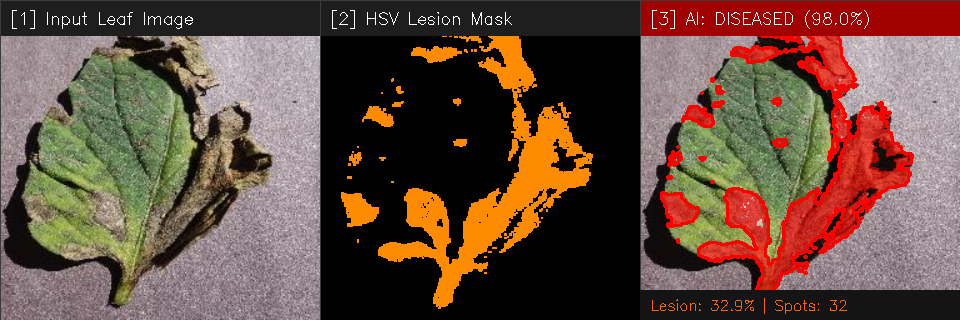
#> input picture ai/output_leaf_diagnosis.png, 960 x 320 px
$ python -i 06_agriculture_ai.py   (imports and definitions only)
#> lines starting #> are read from the running program, lines starting #| are printed output that depends on the picture; after the words box and inside, x2 and y2 are one past the last pixel; in counts of white or black regions, pixels touching at a corner belong together
#> further down, picture is the input picture: shape (320, 960, 3); mean B, G, R 63, 77.1, 103.3
import os
import glob
import cv2
import numpy as np
from sklearn.ensemble import RandomForestClassifier
from sklearn.model_selection import train_test_split
from sklearn.metrics import accuracy_score, precision_recall_fscore_support


def extract_leaf_features(img_bgr):
    # Resize and convert to HSV color space
    img_resized = cv2.resize(img_bgr, (256, 256))
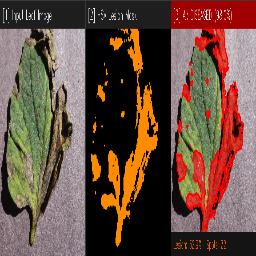
#> img_resized: shape (256, 256, 3); mean B, G, R 62.9, 77.1, 103.2
    hsv = cv2.cvtColor(img_resized, cv2.COLOR_BGR2HSV)
#> hsv: shape (256, 256, 3); mean H, S, V 53.6, 67.7, 105.7

    # 1. Total leaf mask
    leaf_mask = cv2.inRange(hsv, np.array([5, 30, 20]), np.array([120, 255, 255]))
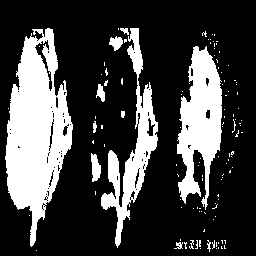
#> leaf_mask: shape (256, 256); 26% white; 117 white regions (105 under 20 px), largest, box (x1, y1, x2, y2) and area: (5, 28, 73, 247) 8427, (177, 46, 222, 210) 4317, (101, 28, 158, 248) 3334
    total_pixels = np.count_nonzero(leaf_mask) + 1e-6
#> total_pixels = 17034

    # 2. Healthy green tissue (H: 35-85)
    green_mask = cv2.inRange(hsv, np.array([35, 40, 40]), np.array([85, 255, 255]))
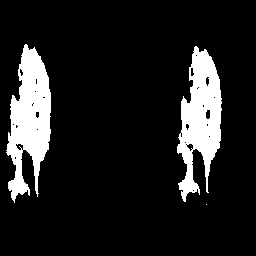
#> green_mask: shape (256, 256); 12.4% white; 3 white regions (1 under 20 px), largest, box (x1, y1, x2, y2) and area: (6, 44, 51, 203) 4184, (177, 46, 222, 202) 3964
    green_ratio = np.count_nonzero(green_mask) / total_pixels
#> green_ratio = 0.478

    # 3. Diseased lesion tissue (H: 8-32)
    disease_mask = cv2.inRange(hsv, np.array([8, 50, 40]), np.array([32, 255, 255]))
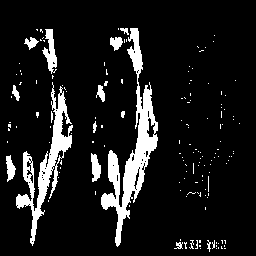
#> disease_mask: shape (256, 256); 10.7% white; 155 white regions (140 under 20 px)
    disease_ratio = np.count_nonzero(disease_mask) / total_pixels
#> disease_ratio = 0.412

    mean_hue = np.mean(hsv[:, :, 0][leaf_mask > 0]) if np.any(leaf_mask) else 0
#> mean_hue = 30.28
    mean_sat = np.mean(hsv[:, :, 1][leaf_mask > 0]) if np.any(leaf_mask) else 0
#> mean_sat = 133.1

    # Count disease spot contours
    contours, _ = cv2.findContours(disease_mask, cv2.RETR_EXTERNAL, cv2.CHAIN_APPROX_SIMPLE)
#> contours = 155 contours, 145 with area under 20; largest, box (x1, y1, x2, y2) and area: (101, 28, 158, 247) 2962, (16, 82, 73, 246) 1918, (42, 29, 57, 74) 274, (91, 153, 101, 182) 160, (6, 155, 16, 182) 130
    spot_count = len([c for c in contours if cv2.contourArea(c) > 15])
#> spot_count = 12

    return np.array([green_ratio, disease_ratio, mean_hue, mean_sat, spot_count]), leaf_mask, disease_mask


# [43 lines left out: functions load_dataset, build_dashboard, not called in this run]


# [54 lines not run here, left out]

>>> import cv2
>>> picture = cv2.imread('output_leaf_diagnosis.png')
>>> result = extract_leaf_features(picture)
